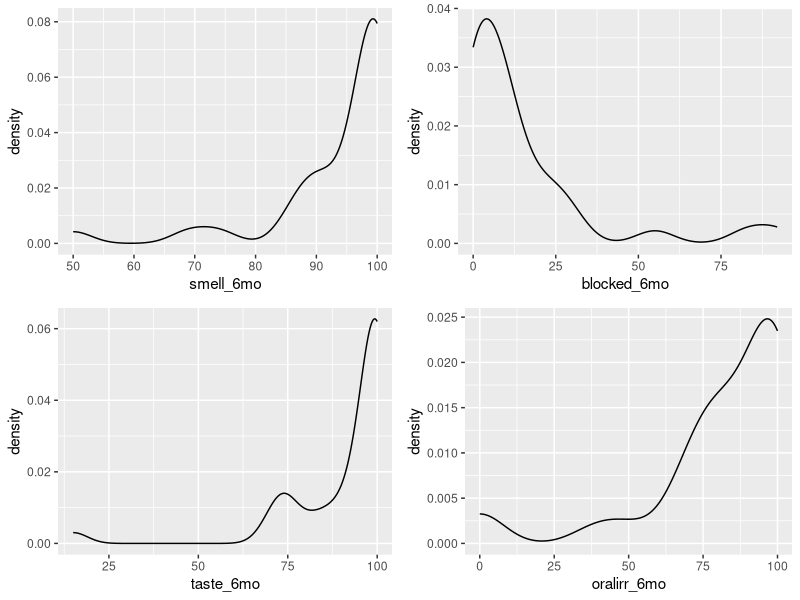
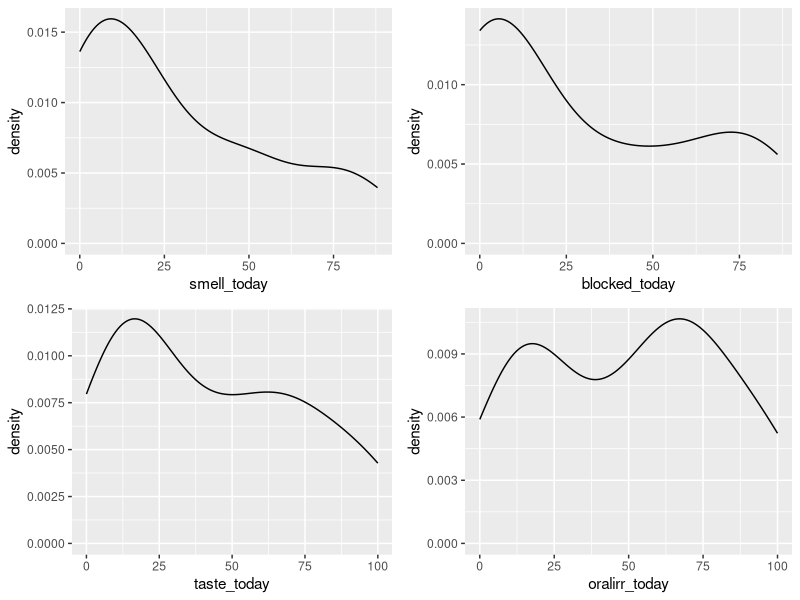
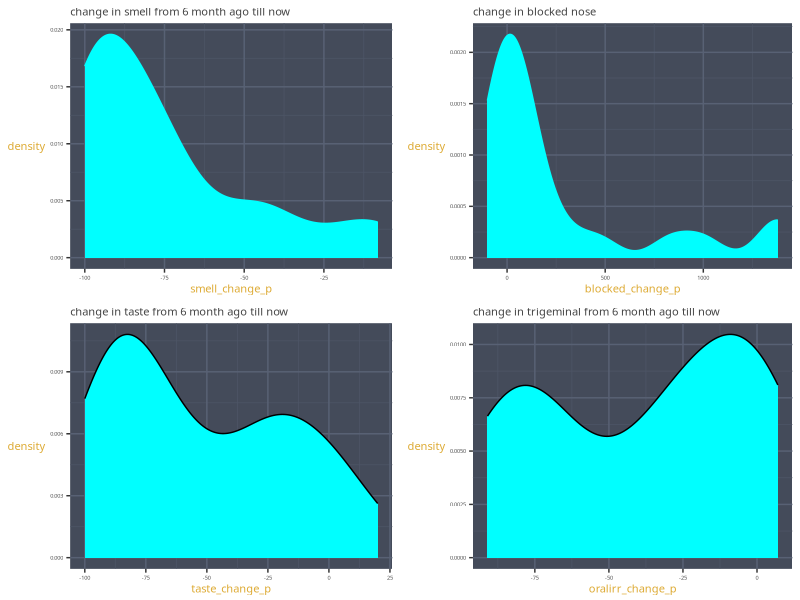
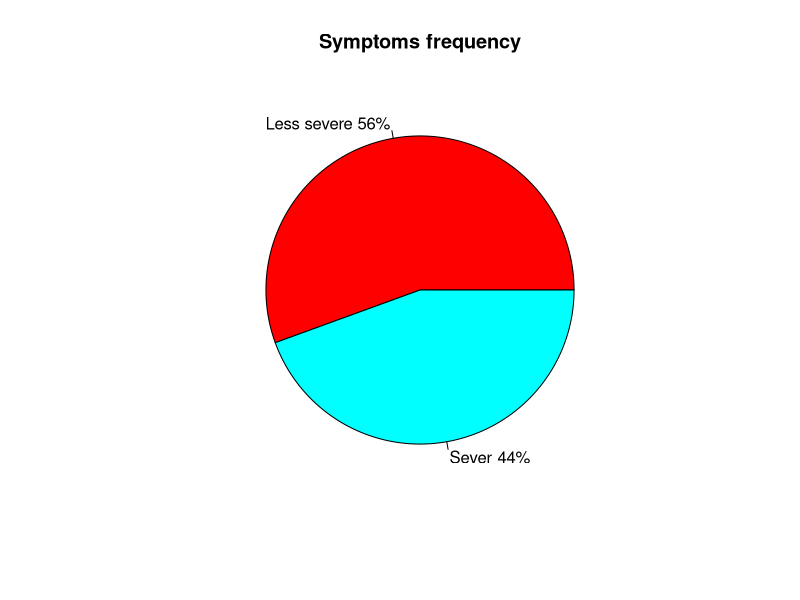
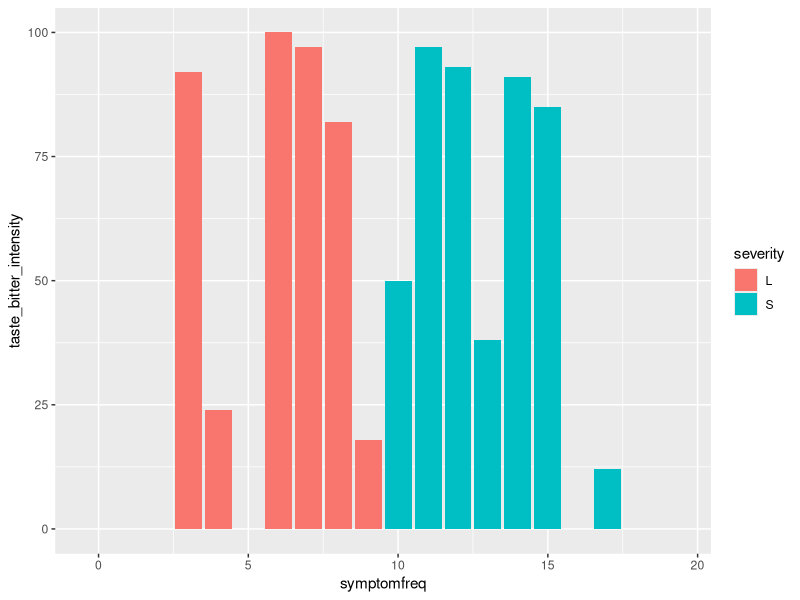
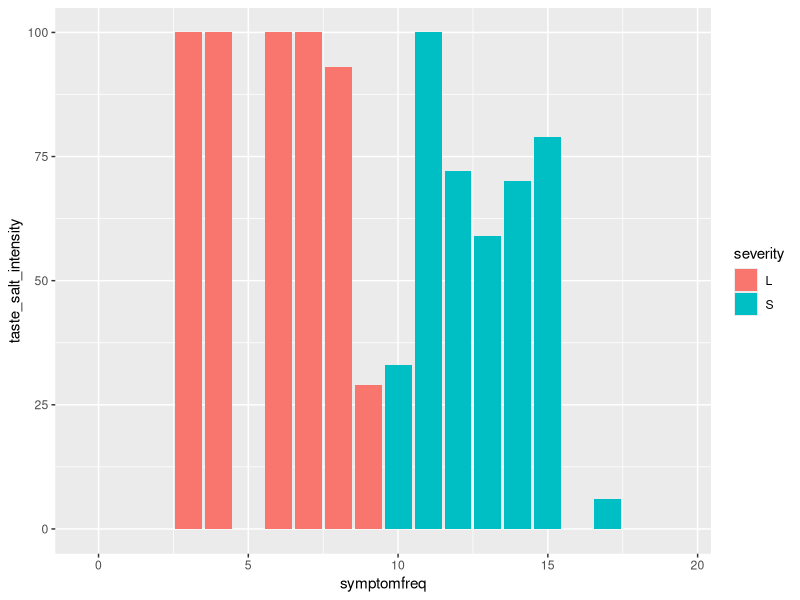
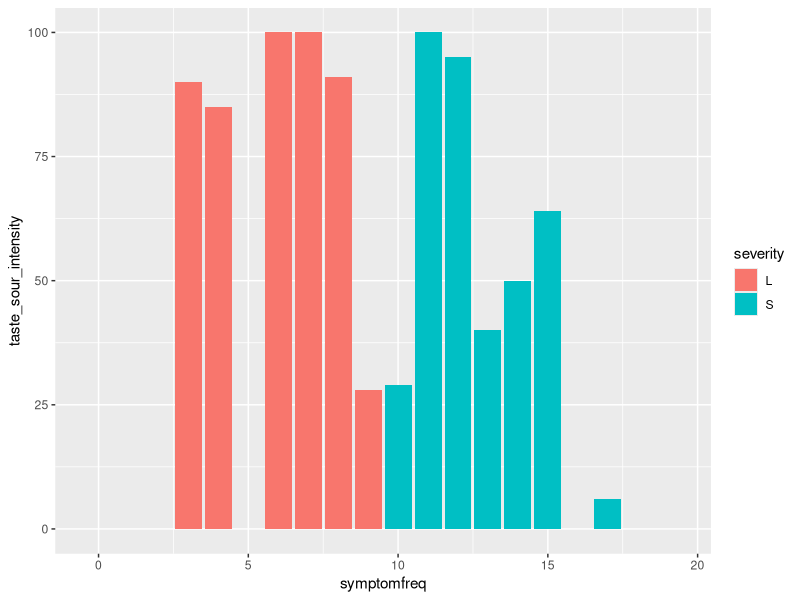
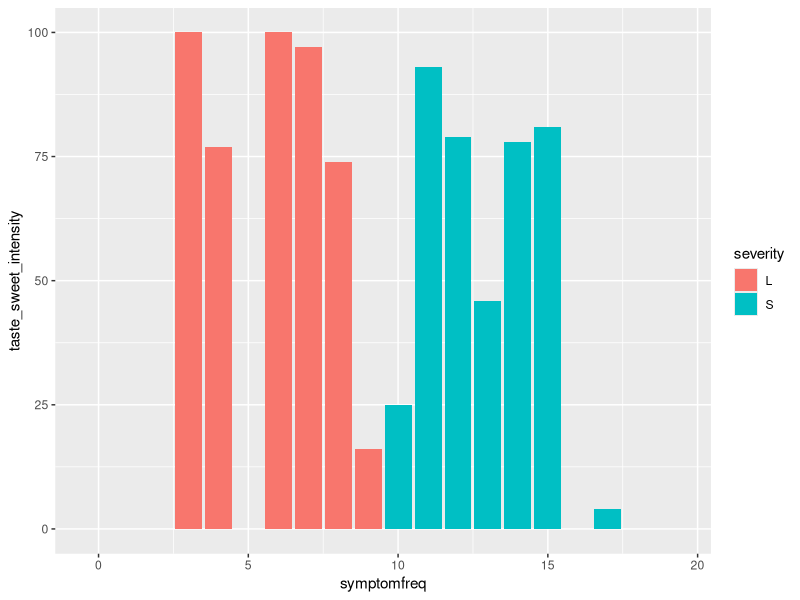

Write the R code that produced these figures, in order.
## ---- chunk 1
knitr::opts_chunk$set(echo = TRUE)
## ---- chunk 2
library(readr)
data <- read_csv("GCCR005_dataset_main.csv")
View(data)
str(data)
## ---- chunk 3
install.packages("dplyr")
library(dplyr)
count_table<- table(data %>% group_by(subjectid) %>% summarize(count=n()))
data2<-as.data.frame(count_table)
table(data2$Freq, data2$count)
## ---- chunk 4
data_consent<-subset(data, consent == 1) 
str(data_consent)
count_table_consent<- table(data_consent %>% group_by(subjectid) %>% summarize(count=n()))
data2_consent<-as.data.frame(count_table_consent)
table(data2_consent$Freq, data2_consent$count)

data_qualify<- subset(data_consent, qualify == 1) 
str(data_qualify)
count_table_qualify<- table(data_qualify %>% group_by(subjectid) %>% summarize(count=n()))
data2_qualify<-as.data.frame(count_table_qualify)
table(data2_qualify$Freq, data2_qualify$count)

## ---- chunk 5
#age
data_qualify$age<-2021-data_qualify$born
str(data_qualify)
mean(data_qualify$age, na.rm = TRUE)
sd(data_qualify$age, na.rm = TRUE)

#gender
table(data_qualify$gender)

#ethnicity
table(data_qualify$ethnicity)

#smoker
table(data_qualify$smoker_v2)

#pre-existing conditions
table(data_qualify$conditions_v2___0)
table(data_qualify$conditions_v2___1)
table(data_qualify$conditions_v2___2)
table(data_qualify$conditions_v2___3)
table(data_qualify$conditions_v2___4)
table(data_qualify$conditions_v2___5)
table(data_qualify$conditions_v2___6)
table(data_qualify$conditions_v2___7)
table(data_qualify$conditions_v2___8)
table(data_qualify$conditions_v2___9)
table(data_qualify$conditions_v2___10)
table(data_qualify$conditions_v2___11)
table(data_qualify$conditions_v2___12)
table(data_qualify$conditions_v2___13)
table(data_qualify$conditions_v2___88)
## ---- chunk 6
table(data_qualify$covid_diagnosis_v2)
table(data_qualify$covid_diagnosis_how_v2)

data_qualify_covid<-subset(data_qualify, covid_diagnosis_v2 == 1) 
str(data_qualify_covid)
table(data_qualify_covid$covid_diagnosis_how_v2)
## ---- chunk 7
table(data_qualify$resp_sypmtoms_v2___0)
table(data_qualify$resp_sypmtoms_v2___1)
table(data_qualify$resp_sypmtoms_v2___2)
table(data_qualify$resp_sypmtoms_v2___3)
table(data_qualify$resp_sypmtoms_v2___4)
table(data_qualify$resp_sypmtoms_v2___5)
table(data_qualify$resp_sypmtoms_v2___6)
table(data_qualify$resp_sypmtoms_v2___7)
table(data_qualify$resp_sypmtoms_v2___8)
table(data_qualify$resp_sypmtoms_v2___9)
table(data_qualify$resp_sypmtoms_v2___10)
table(data_qualify$resp_sypmtoms_v2___11)
table(data_qualify$resp_sypmtoms_v2___12)
table(data_qualify$resp_sypmtoms_v2___13)
table(data_qualify$resp_sypmtoms_v2___14)
table(data_qualify$resp_sypmtoms_v2___15)
table(data_qualify$resp_sypmtoms_v2___16)
table(data_qualify$resp_sypmtoms_v2___17)
table(data_qualify$resp_sypmtoms_v2___18)
table(data_qualify$resp_sypmtoms_v2___19)
table(data_qualify$resp_sypmtoms_v2___88)
## ---- chunk 8

str(data_qualify)
mean(data_qualify$smell_today, na.rm = T) 
mean(data_qualify$smell_6mo, na.rm = T)
sd(data_qualify$smell_today, na.rm = T)
sd(data_qualify$smell_6mo, na.rm = T)


mean(data_qualify$blocked_today, na.rm = T)
mean(data_qualify$blocked_6mo, na.rm = T)
sd(data_qualify$blocked_today, na.rm = T)
sd(data_qualify$blocked_6mo, na.rm = T)

mean(data_qualify$taste_today, na.rm = T)
mean(data_qualify$taste_6mo, na.rm = T)
sd(data_qualify$taste_today, na.rm = T)
sd(data_qualify$taste_6mo, na.rm = T)

mean(data_qualify$oralirr_today, na.rm = T)
mean(data_qualify$oralirr_6mo, na.rm = T)
sd(data_qualify$oralirr_today, na.rm = T)
sd(data_qualify$oralirr_6mo, na.rm = T)
#why didnt she made another 4 columns for smell, taste,blocked and oralirr change

install.packages("ggplot2")
library(ggplot2)
# Basic density
p <- ggplot(data_qualify, aes(x=smell_6mo)) + 
  geom_density()
q <- ggplot(data_qualify, aes(x=blocked_6mo)) + 
  geom_density()
r <- ggplot(data_qualify, aes(x=taste_6mo)) + 
  geom_density()
s <- ggplot(data_qualify, aes(x=oralirr_6mo)) + 
  geom_density()

a <- ggplot(data_qualify, aes(x=smell_today)) + 
  geom_density()
b <- ggplot(data_qualify, aes(x=blocked_today)) + 
  geom_density()
c <- ggplot(data_qualify, aes(x=taste_today)) + 
  geom_density()
d <- ggplot(data_qualify, aes(x=oralirr_today)) + 
  geom_density()

## ---- chunk 9
data_qualify_covid <- data_qualify_covid[data_qualify_covid$subjectid != 101,] # I wanted to delete this row
#add columns for smell, taste, blocked and oralirr change 
data_qualify_covid$smell_change <- data_qualify_covid$smell_today - data_qualify_covid$smell_6mo 
data_qualify_covid$blocked_change <- data_qualify_covid$blocked_today - data_qualify_covid$blocked_6mo 
data_qualify_covid$taste_change <- data_qualify_covid$taste_today - data_qualify_covid$taste_6mo
data_qualify_covid$oralirr_change <- data_qualify_covid$oralirr_today - data_qualify_covid$oralirr_6mo

percentage_change <- function(previous, new, as_decimal = FALSE) {
  x <- ((new - previous) / previous) * 100
  if (as_decimal) x <- x / 100
  return(x)
}
#here they have named the function as percentage_change and defined its parameters inside the curly bracket and used the name of the function

data_qualify_covid$smell_change_p <-
  percentage_change(data_qualify_covid$smell_6mo,data_qualify_covid$smell_today )


data_qualify_covid$blocked_change_p <- percentage_change(data_qualify_covid$blocked_6mo,data_qualify_covid$blocked_today)


data_qualify_covid$taste_change_p <- 
  percentage_change(data_qualify_covid$taste_6mo,data_qualify_covid$taste_today)


data_qualify_covid$oralirr_change_p <- percentage_change(data_qualify_covid$oralirr_6mo,data_qualify_covid$oralirr_today)

mean(data_qualify_covid$smell_change_p, na.rm = T)
sd(data_qualify_covid$smell_change_p, na.rm = T)


e <- ggplot(data_qualify_covid, aes(x=smell_change_p)) + 
  geom_density(fill = 'cyan', color = 'cyan')+
  labs(title = 'change in smell from 6 month ago till now') +
  theme(text = element_text(family = 'Gill Sans', color = "#444444", size = 5)
        ,panel.background = element_rect(fill = '#444B5A')
        ,panel.grid.minor = element_line(color = '#4d5566')
        ,panel.grid.major = element_line(color = '#586174')
        ,plot.title = element_text(size = 8)
        ,axis.title = element_text(size = 8, color = '#DDAA33')
        ,axis.title.y = element_text(vjust = .5, angle = 0)
        ,axis.title.x = element_text(hjust = .5)
  ) 
f <- ggplot(data_qualify_covid, aes(x=blocked_change_p)) + 
  geom_density(fill = 'cyan', color= 'cyan')+labs(title = 'change in blocked nose') +
  theme(text = element_text(family = 'Gill Sans', color = "#444444", size = 5)
        ,panel.background = element_rect(fill = '#444B5A')
        ,panel.grid.minor = element_line(color = '#4d5566')
        ,panel.grid.major = element_line(color = '#586174')
        ,plot.title = element_text(size = 8)
        ,axis.title = element_text(size = 8, color = '#DDAA33')
        ,axis.title.y = element_text(vjust = .5, angle = 0)
        ,axis.title.x = element_text(hjust = .5)
  ) 
g <- ggplot(data_qualify_covid, aes(x=taste_change_p)) + 
  geom_density(fill = 'cyan')+labs(title = 'change in taste from 6 month ago till now') +
  theme(text = element_text(family = 'Gill Sans', color = "#444444", size = 5)
        ,panel.background = element_rect(fill = '#444B5A')
        ,panel.grid.minor = element_line(color = '#4d5566')
        ,panel.grid.major = element_line(color = '#586174')
        ,plot.title = element_text(size = 8)
        ,axis.title = element_text(size = 8, color = '#DDAA33')
        ,axis.title.y = element_text(vjust = .5, angle = 0)
        ,axis.title.x = element_text(hjust = .5)
  ) 
h <- ggplot(data_qualify_covid, aes(x=oralirr_change_p)) + 
  geom_density(fill = 'cyan')+labs(title = 'change in trigeminal from 6 month ago till now') +
  theme(text = element_text(family = 'Gill Sans', color = "#444444", size = 5)
        ,panel.background = element_rect(fill = '#444B5A')
        ,panel.grid.minor = element_line(color = '#4d5566')
        ,panel.grid.major = element_line(color = '#586174')
        ,plot.title = element_text(size = 8)
        ,axis.title = element_text(size = 8, color = '#DDAA33')
        ,axis.title.y = element_text(vjust = .5, angle = 0)
        ,axis.title.x = element_text(hjust = .5)
  ) 

install.packages("ggpubr")
library("ggpubr")
ggarrange(p, q, r, s, 
          ncol = 2, nrow = 2)

ggarrange(a, b, c, d, 
          ncol = 2, nrow = 2)

ggarrange(e, f, g, h, 
          ncol = 2, nrow = 2)
## ---- chunk 10
# create a new coulmn for symptoms frequency
data_qualify_covid$symptomfreq <- ""
data_qualify_covid$symptomfreq <- rowSums(data_qualify_covid[ , c(44:63)], na.rm=TRUE)
data_qualify_covid$symptomfreq
#create a new column for severity
data_qualify_covid$severity <- ""

data_qualify_covid$severity[data_qualify_covid$symptomfreq <= 9] <- "L"
data_qualify_covid$severity[data_qualify_covid$symptomfreq > 9] <- "S"                            
data_qualify_covid$severity             
data_qualify_covid

#make a new data set with all the columns that interest us for analysis the data related to smell cange and symptoms
p_dataset <- data_qualify_covid[c('subjectid', 'symptomfreq', 'severity','smell_change_p', 'blocked_change_p', 'taste_change_p', 'oralirr_change_p', 'smell_change', 'blocked_change', 'taste_change', 'oralirr_change')]

# clean the data
#pt 0 for inf NAN...
p_dataset <- p_dataset %>% mutate_if(is.numeric, function(x) ifelse(is.infinite(x), 0, x))
#p_dataset <- replace(p_dataset, is.na(p_dataset),0 )


#mean and sd for changes
library(dplyr)

mean(p_dataset$smell_change_p, na.rm = T)
sd(p_dataset$smell_change_p, na.rm = T)


mean(p_dataset$taste_change_p, na.rm = T)
sd(p_dataset$taste_change_p, na.rm = T)


mean(p_dataset$oralirr_change_p, na.rm = T)
sd(p_dataset$oralirr_change_p, na.rm = T)


mean(p_dataset$blocked_change_p, na.rm = T)
sd(p_dataset$blocked_change_p, na.rm = T)


#mixmodel
#we used a mix model to see the correlation between severity and changes in smell/taste/blocked/oralirr
#there is no significant correlation. The only significant one is the Trigeminal change (oralirr) with the p-value: 0.0412.
lm1 <- lm(smell_change_p ~ severity, p_dataset)
lm2 <- lm(blocked_change_p ~ severity, p_dataset)
lm3 <- lm(taste_change_p ~ severity, p_dataset)
lm4 <- lm(oralirr_change_p ~ severity, p_dataset)

#look at the summary
summary(lm1)
summary(lm2)
summary(lm3)
summary(lm4)
## ---- chunk 11
# Pie Chart with Percentages
slices <- c(20,16)

lbls <- c("Less severe","Sever")

pct <- round(slices/sum(slices)*100)
lbls <- paste(lbls, pct) # add percents to labels
lbls <- paste(lbls,"%",sep="") # ad % to labels
pie(slices,labels = lbls, col=rainbow(length(lbls)),main="Symptoms frequency")
## ---- chunk 12
#doughnut piechaet for symptoms freq
slices1 <- c(34, 30, 28, 27, 27, 23, 20, 19, 17, 16, 16, 16, 13, 12, 12, 9, 8, 8, 6, 5)
names1 <- c("Changes in or loss of smell", "Changes in or loss of taste", "Fatigue", "Body ache", "Headache", "Change in food flavour", "Feaver", "Runny nose", "Loss of appetite", "Dry cough", "Couch with mucous", "Sore throat" , "Dry mouth", "Chest tightness", "Diarrhoea", "Difficulty breathing", "Nausea", "Other", "Skin sinsitivity", "Abdominal pain" )
pct1 <- round(slices1/sum(slices1)*100)
lbls <- paste(names1, pct1)
data_doughnut <- data.frame(slices1, names1)

donut <-  ggplot(data = data_doughnut, aes(x=2, y = pct1, fill = color))+
       geom_col(color = "black") +
       coord_polar("y", start = 0) + 
       geom_text(aes(label = paste0(pct1, "%")), 
                          position = position_stack(vjust = 0.5)) +
       theme(panel.background = element_blank(),
             axis.line = element_blank(),
             axis.text = element_blank(),
             axis.ticks = element_blank(),
             axis.title = element_blank(), 
             plot.title = element_text(hjust = 0.5, size = 18)) +
       ggtitle("Symptoms frequency") +
       scale_fill_manual(values = pct1) +
       xlim(0.5, 2.5)


## ---- chunk 13


res <- cor.test(data_qualify_covid$oralirritation_intensity, data_qualify_covid$oralirr_today, 
                method = "pearson", use = "complete.obs")
res
res1 <- cor.test(data_qualify_covid$smell_cosmetics_intensity, data_qualify_covid$smell_today, 
                 method = "pearson", use = "complete.obs")
res1
res2 <- cor.test(data_qualify_covid$smell_spice_intensity, data_qualify_covid$smell_today, 
                 method = "pearson", use = "complete.obs")
res2
res <- cor.test(data_qualify_covid$taste_sweet_intensity, data_qualify_covid$taste_today, 
                method = "pearson", use = "complete.obs")
res
res <- cor.test(data_qualify_covid$taste_salt_intensity, data_qualify_covid$taste_today, 
                method = "pearson", use = "complete.obs")
res
res <- cor.test(data_qualify_covid$taste_sour_intensity, data_qualify_covid$taste_today, 
                method = "pearson", use = "complete.obs")
res
res <- cor.test(data_qualify_covid$taste_bitter_intensity, data_qualify_covid$taste_today, 
                method = "pearson", use = "complete.obs")
res



#the oral intensity mean and sd:
mean(data_qualify_covid$oralirritation_intensity, na.rm = T)
sd(data_qualify_covid$oralirritation_intensity, na.rm = T)
#smell intensity
mean(data_qualify_covid$smell_cosmetics_intensity, na.rm = T)
sd(data_qualify_covid$smell_cosmetics_intensity, na.rm = T)

mean(data_qualify_covid$smell_spice_intensity, na.rm = T)
sd(data_qualify_covid$smell_spice_intensity, na.rm = T)

#taste intensity
data_qualify_covid$taste_sweet_intensity
mean(data_qualify_covid$taste_sweet_intensity, na.rm = T)
sd(data_qualify_covid$taste_sweet_intensity, na.rm = T)
data_qualify_covid$taste_salt_intensity
mean(data_qualify_covid$taste_salt_intensity, na.rm = T)
sd(data_qualify_covid$taste_salt_intensity, na.rm = T)
data_qualify_covid$taste_sour_intensity
mean(data_qualify_covid$taste_sour_intensity, na.rm = T)
sd(data_qualify_covid$taste_sour_intensity, na.rm = T)
data_qualify_covid$taste_bitter_intensity
mean(data_qualify_covid$taste_bitter_intensity, na.rm = T)
sd(data_qualify_covid$taste_bitter_intensity, na.rm = T)



# pearson

#correlation between taste intensity and severity
res <- cor.test(data_qualify_covid$oralirritation_intensity, data_qualify_covid$symptomfreq, 
                method = "pearson", use = "complete.obs")
res
res1 <- cor.test(data_qualify_covid$smell_cosmetics_intensity, data_qualify_covid$symptomfreq, 
                 method = "pearson", use = "complete.obs")
res1
res2 <- cor.test(data_qualify_covid$smell_spice_intensity, data_qualify_covid$symptomfreq, 
                 method = "pearson", use = "complete.obs")
res2
res <- cor.test(data_qualify_covid$taste_sweet_intensity, data_qualify_covid$symptomfreq, 
                method = "pearson", use = "complete.obs")
res
res <- cor.test(data_qualify_covid$taste_salt_intensity, data_qualify_covid$symptomfreq, 
                method = "pearson", use = "complete.obs")
res
res <- cor.test(data_qualify_covid$taste_sour_intensity, data_qualify_covid$symptomfreq, 
                method = "pearson", use = "complete.obs")
res
res <- cor.test(data_qualify_covid$taste_bitter_intensity, data_qualify_covid$symptomfreq, 
                method = "pearson", use = "complete.obs")
res


#plot
#bar plot for severity and bitter
barplot <-ggplot(data_qualify_covid, aes(fill=severity, y=taste_bitter_intensity, x=symptomfreq)) + 
  geom_bar(position="dodge", stat="identity")
barplot
#bar plot for severity and bitter
barplot <-ggplot(data_qualify_covid, aes(fill=severity, y=taste_salt_intensity, x=symptomfreq)) + 
  geom_bar(position="dodge", stat="identity")
barplot
#bar plot for severity and bitter
barplot <-ggplot(data_qualify_covid, aes(fill=severity, y=taste_sour_intensity, x=symptomfreq)) + 
  geom_bar(position="dodge", stat="identity")
barplot
#bar plot for severity and bitter
barplot <-ggplot(data_qualify_covid, aes(fill=severity, y=taste_sweet_intensity, x=symptomfreq)) + 
  geom_bar(position="dodge", stat="identity")
barplot
## ---- chunk 14
           

 
p1 <- ggscatter(p_dataset,
          x = "symptomfreq",
          y = "smell_change_p",
          xlab = "Symptoms frequency", 
          ylab = "Smell change",
          color = "severity",
          add = "reg.line") +
  stat_cor(aes(color = severity),method = "spearman", label.x = 3) 

p2 <-  ggscatter(p_dataset,
          x = "symptomfreq",
          y = "taste_change_p",
          xlab = "Symptoms frequency", 
          ylab = "Taste change",  
          color = "severity",
          add = "reg.line") +
  stat_cor(aes(color = severity),method = "spearman", label.x = 3) 

p3 <-  ggscatter(p_dataset,
          x = "symptomfreq",
          y = "blocked_change_p",
          xlab = "Symptoms frequency", 
          ylab = "Blocked change",   
          color = "severity",
          add = "reg.line") +
  stat_cor(aes(color = severity),method = "spearman", label.x = 3) 


p4 <-  ggscatter(p_dataset,
          x = "symptomfreq",
          y = "oralirr_change_p",
          color = "severity",
          xlab = "Symptoms frequency", 
          ylab = "Oral irritation change",   
          add = "reg.line") +
  stat_cor(aes(color = severity),method = "spearman", label.x = 3)

ggarrange(p1, p2,p3,p4, ncol = 2, nrow = 2)  

